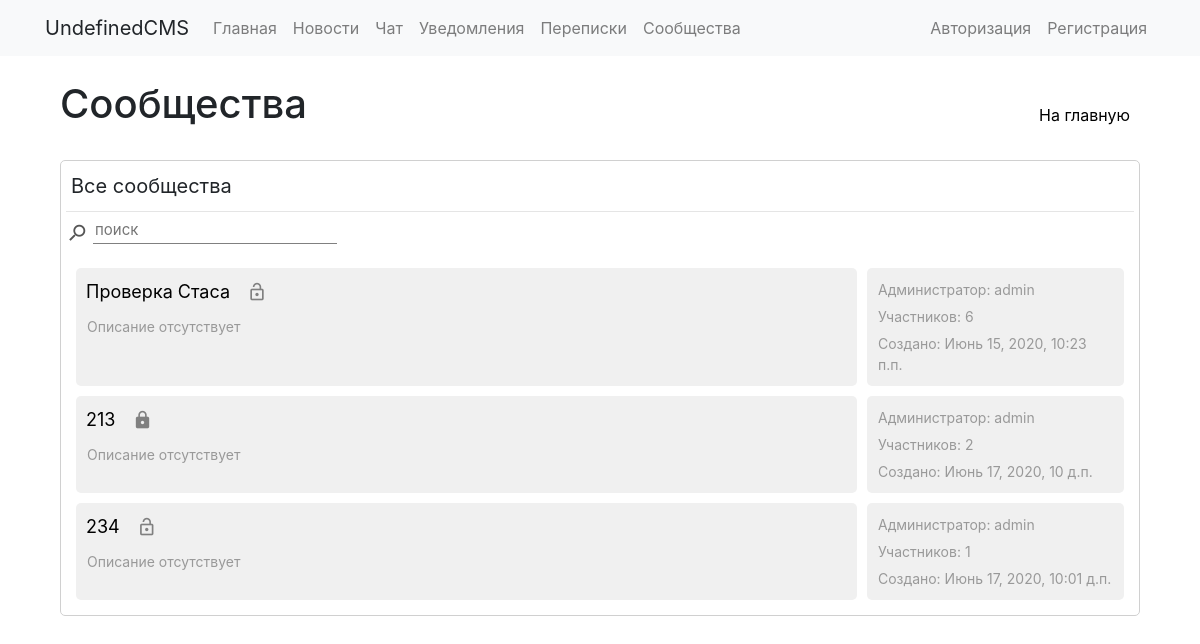
The app's page /groups/ with its own data.
### communities/models.py (models this page shows)
class Group(models.Model):
	groupname = models.CharField(max_length=40)
	image = models.ImageField(upload_to='groups/groupimages', default=False)
	slug = models.SlugField(max_length=40, unique=True)
	description = models.TextField(blank=True)
	public = models.BooleanField(default=True)
	allowarticles = models.IntegerField(default=2)
	pubdate = models.DateTimeField('date published', default=datetime.now())
	admin = models.ForeignKey(User, on_delete=models.CASCADE, null=True, blank=True, related_name='groups_admins')
	editors = models.ManyToManyField(User, blank=True, related_name='groups_editors')
	subscribers = models.ManyToManyField(User, blank=True, related_name='groups_subs')
	subrequests = models.ManyToManyField(User, blank=True, related_name='groups_requests')
	banned = models.ManyToManyField(User, blank=True, related_name='groups_banned')
	def __str__(self):
		return self.groupname

### communities/views.py (the view)
# urls.py: 2. Add a URL to urlpatterns:  path('', views.home, name='home')
def home(request):
    groups = Group.objects.annotate(members=models.Count('subscribers') + models.Count('editors')).order_by('-members')
    context = {'groups': groups}
    return render(request, 'communities/base.html', context)

### communities/templates/communities/base.html (shortened to what this page needs)
{% extends "base_general.html" %}
{% load static %}
{% block links %}
  <link rel="stylesheet" href="{% static 'communities/css/style.css' %}"/>
{% endblock %}
{% block content %}
  <div class="inline-wrapper">
    <h1>Сообщества</h1>
    <a class="button1" href="../">На главную</a>
  </div>
  <br>
  <div class="plate">
    <div class="inline-wrapper" id="table_buttons">
      {% if request.user.is_authenticated %}
        <div class="button0 button0-active" onclick="showgroups('groups_list', this)">Все сообщества</div>
        <div class="button0" onclick="showgroups('admin_groups_list', this)">Вы администратор {{ request.user.groups_admins.count }}</div>
        <div class="button0" onclick="showgroups('subs_groups_list', this)">Вы подписаны {{ request.user.groups_subs.count }}</div>
        <div class="button0" onclick="showgroups('editors_groups_list', this)">Вы редактор {{ request.user.groups_editors.count }}</div>
        <div class="button0" onclick="showgroups('banned_groups_list', this)">Вы заблокированы {{ request.user.groups_banned.count }}</div>
        <div class="button0" onclick="showgroups('requests_groups_list', this)">Заявки {{ request.user.groups_requests.count }}</div>
      {% else %}
        <div class="text1">Все сообщества</div>
      {% endif %}
    </div>
    <hr>
    <div class="inline-wrapper">
      <div class="inline-wrapper">
        <i class="material-icons icon2 flip-vertical" style="margin-top: 5px; margin-right: 5px;">search</i>
        <input id="main_groups_search" class="input2" type="text" placeholder="поиск" onkeyup="searchlist('groups_list', this.value)">
      </div>
    </div>
    <br>
    <div id='groups_list' class="main_groups_list" style="margin-right: 10px; margin-left: 10px;">
      {% for group in groups %}
        <div class="inline-wrapper" name='{{ group }}'>
          <div class="solid" style="width: calc(75% - 5px);">
            <div class="inline-wrapper">
              <div class="inline-wrapper">
                <div class="text2-1"><a class="link1" href="{{ group.slug }}">{{ group }}</a></div>
                {% if group.public %}
                  <i class="material-icons icon1" style="margin-top: 2px; margin-left: 5px; height: 35px;" title="открытое сообщество">lock_open</i>
                {% else %}
                  <i class="material-icons icon1" style="margin-top: 2px; margin-left: 5px; height: 35px;" title="закрытое сообщество">lock</i>
                {% endif %}
              </div>
            </div>
            {% if group.description %}
              <div class="text3">{{ group.description }}</div>
            {% else %}
              <div class="text3">Описание отсутствует</div>
            {% endif %}
          </div>
          <div class="solid" style="width: calc(25% - 5px);">
            <div class="text3">Администратор: {{ group.admin }}</div>
            <div class="text3">Участников: {{ group.subscribers.count|add:group.editors.count|add:1 }}</div>
            <div class="text3">Создано: {{ group.pubdate }}</div>
          </div>
        </div>
      {% empty %}
        <div class="text2">Здесь ничего нет</div>
      {% endfor %}
    </div>
  </div>
{% endblock %}

### static/communities/css/style.css (style rules this page uses)
hr { margin: 5px 0px; }
html { overflow-y: scroll; }
* { box-sizing: border-box; text-decoration: none; outline: none; list-style-type: none; height: auto; }
a { color: black; text-decoration: none; }
i, img, .button0, .button0-1, .button1, .button2, .button3 { -webkit-touch-callout: none; -webkit-user-select: none; -khtml-user-select: none; -moz-user-select: none; -ms-user-select: none; user-select: none; }
.plate { padding: 5px; border: 1px solid #D0D0D0; border-radius: 5px; margin-bottom: 10px; background-color: white; }
.solid { padding: 5px; background-color: #F0F0F0; border-radius: 5px; margin-bottom: 10px; }
.inline-wrapper { display: flex; justify-content: space-between; }
.text1 { margin: 5px; font-size: 20px; white-space: pre-line; }
.text2-1 { margin: 5px; font-size: 18px; white-space: pre-line; }
.text3 { margin: 6px; font-size: 14px; color: #999; white-space: pre-line; }
.button1 { text-align: center; min-height: 40px; padding: 7px 10px; border-radius: 10px; cursor: pointer; transition: 0.2s; margin-top: auto; }
.input2 { font-size: 15px; min-width: 100px; border: none; border-bottom: 1px solid grey; }
.flip-vertical { -moz-transform: scale(-1, 1); -webkit-transform: scale(-1, 1); -o-transform: scale(-1, 1); transform: scale(-1, 1); filter: FlipH; -ms-filter: "FlipH"; }
.icon1 { color: grey; font-size: 20px; padding: 7px; margin-top: -7px; margin-left: -4px; margin-right: -4px; border-radius: 30px; transition: background-color 0.2s, color 0.2s; }
.icon2 { color: #555; font-size: 22px; }

### records on screen
Group: groupname "Проверка Стаса", public True (drawn), description "Описание отсутствует", admin "admin", subscribers.count|add "6", pubdate "Июнь 15, 2020, 10:23 п.п."
Group: groupname "213", public False (drawn), description "Описание отсутствует", admin "admin", subscribers.count|add "2", pubdate "Июнь 17, 2020, 10 д.п."
Group: groupname "234", public True (drawn), description "Описание отсутствует", admin "admin", subscribers.count|add "1", pubdate "Июнь 17, 2020, 10:01 д.п."
